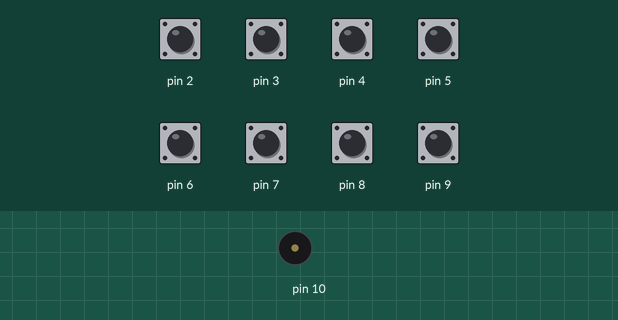
Recording of a sketch running on a simulated Arduino Uno, built with avr-gcc and run on an emulated ATmega328P. Shown: buzzer (waves = sounding). The inputs (shaded band) are chosen by the test bench; at power-on: pin 2–9 HIGH.

Above: at 1.2 s.
1.3 s: pin 2 pulled LOW for 0.15 s
At 1.37 s:
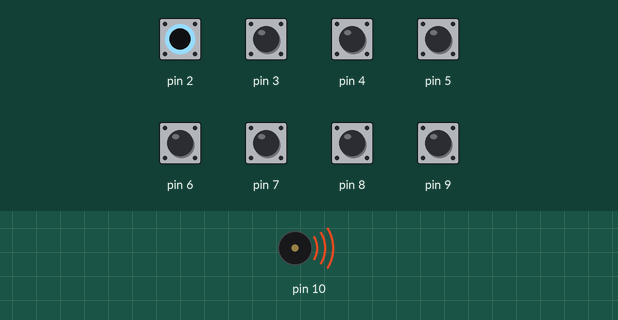
Timing chart, 0 to 4.3 s (numbered marks = the images above; inputs shaded):
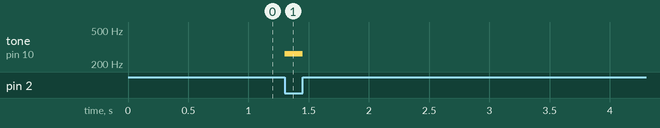

Measured:
- after the input at 1.3 s, tone on pin 10: silent → 264 Hz at once, → silent 0.15 s later

The sketch:

Piano-with-Keys.ino
```cpp
void setup(){
  pinMode(2,INPUT);
  pinMode(3,INPUT);
  pinMode(4,INPUT);
  pinMode(5,INPUT);
  pinMode(6,INPUT);
  pinMode(7,INPUT);
  pinMode(8,INPUT);
  pinMode(9,INPUT);
  digitalWrite(2,HIGH);
  digitalWrite(3,HIGH);
  digitalWrite(4,HIGH);
  digitalWrite(5,HIGH);
  digitalWrite(6,HIGH);
  digitalWrite(7,HIGH);
  digitalWrite(8,HIGH);
  digitalWrite(9,HIGH);
}
void loop(){
  if(digitalRead(2)==LOW)
    {tone(10,264); //Do
    }
  else if(digitalRead(3)==LOW)
    {tone(10,297);   //Re
    }
  else if(digitalRead(4)==LOW)
    {tone(10,330);  //Mi
    }
  else if(digitalRead(5)==LOW)
    {tone(10,352);  //Fa
    }
  else if(digitalRead(6)==LOW)
    {tone(10,396);  //Sol
    }
  else if(digitalRead(7)==LOW)
    {tone(10,440);  //La
    }
  else if(digitalRead(8)==LOW)
    {tone(10,495);  //Si
    }
  else if(digitalRead(9)==LOW)
    {tone(10,528);  //Do
    }
  else
  {
    noTone(10);
  }
}
```
